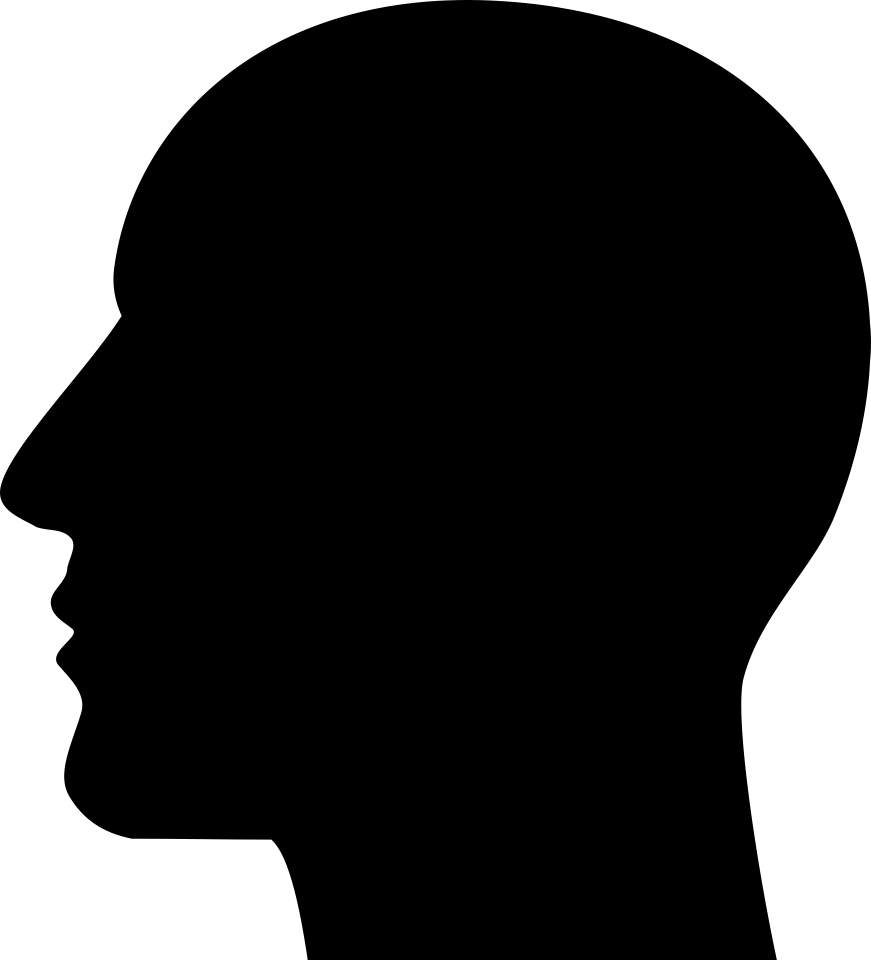
#> input picture KT_AIVLE_DX_Regular_course/Week1/DX_데이터 다루기_실습자료/human.jpg, 1741 x 1920 px, given in place of the camera (shown at 1/2 size)
$ python util_image_save.py
#> lines starting #> are read from the running program, lines starting #| are printed output that depends on the picture
###############################################################
## 해당 파일은 로컬 cam을 이용하여 본인의 이미지를 촬영하고 저장합니다.
###############################################################

import os
import cv2

## 이미지를 저장할 폴더 경로
folder_path = 'C:/Users/User/Desktop/project/my_face_512_2500'
## 이미지 저장 폴더가 없다면 폴더 생성
if not os.path.exists(folder_path) :
    os.makedirs(folder_path)
    print('my_face 폴더를 생성합니다.')

## 웹캠으로 얼굴 사진을 찍어 저장하는 함수
def capture_owner_images(num_images=10) : ## num_images에 숫자를 입력한만큼 이미지 저장
    ## 0은 기본 웹캠
#> called with num_images = 2500
    cap = cv2.VideoCapture(0)
    ## haarcascade 알고리즘으로 얼굴 탐지
    face_cascade = cv2.CascadeClassifier(cv2.data.haarcascades + 'haarcascade_frontalface_default.xml')

    ## 위에서 지정한 수만큼 촬영 및 저장하는 반복문
    count = 0
    while count < num_images :
        _, frame = cap.read()
#> frame is the input picture: shape (1920, 1741, 3); min 0, max 255, mean 61.3

        frame = cv2.flip(frame, 1)
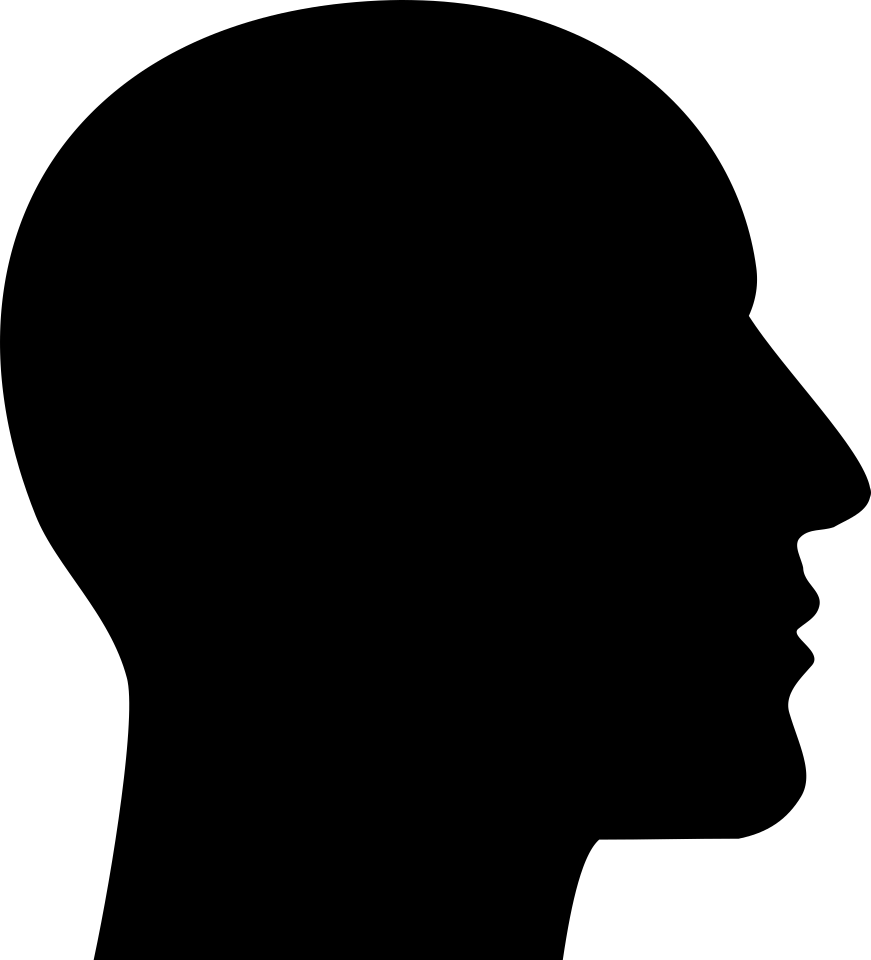
#> frame: shape (1920, 1741, 3) (shown at 1/2 size); min 0, max 255, mean 61.3
        ## haarcascade 알고리즘은 흑백 이미지의 명암 차이로 탐지를 하는 것이기에 흑백으로 변환
        gray = cv2.cvtColor(frame, cv2.COLOR_BGR2GRAY)
        ## 변환된 프레임에서 얼굴 탐지 시도
        faces = face_cascade.detectMultiScale(gray, 1.1, 4)
#> faces = ()

        ## 탐지된 얼굴에서 좌표를 가져오는 반복문
        for (x, y, w, h) in faces :
            ## 프레임에서 얼굴 영역만 가져온다
            face = frame[y:y+h, x:x+w]
            ## 탐지한 얼굴 영역 사이즈 변환 : 괄호를 채우면 됩니다.
            resized_face = cv2.resize(face, (512,512 ) )
            ## 파일 이름 설정 및 저장
            face_file = f"C:/Users/User/Desktop/project/my_face_512_2500/{count}_myface.jpg"
            cv2.imwrite(face_file, resized_face)
            count += 1
            ## 변환된 얼굴 이미지 출력하여 확인
            cv2.imshow('Captured Face', resized_face)
#> this loop made 0 passes
#> after the loop, count = 0

        if cv2.waitKey(1) & 0xFF == ord('q'):
#> (key q is pressed here)
            break

    cap.release()
    cv2.destroyAllWindows()

capture_owner_images(2500)
print('저장 완료')
